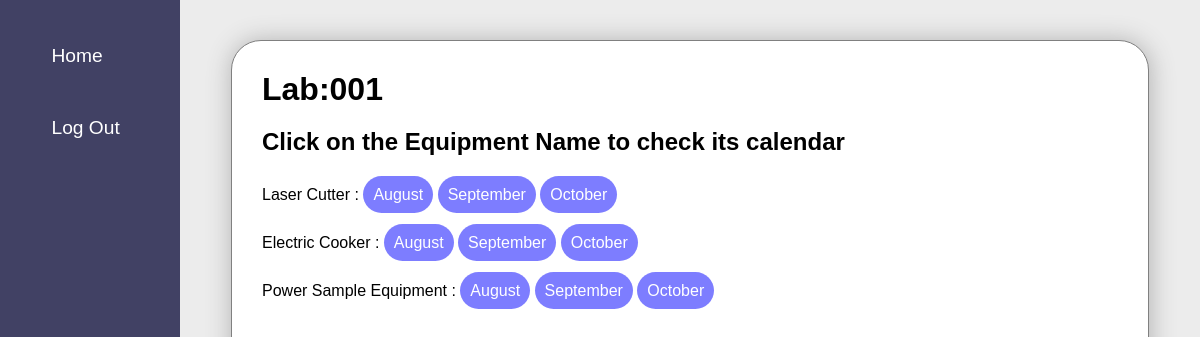
The app's page /c_list/ (signed in), older data.
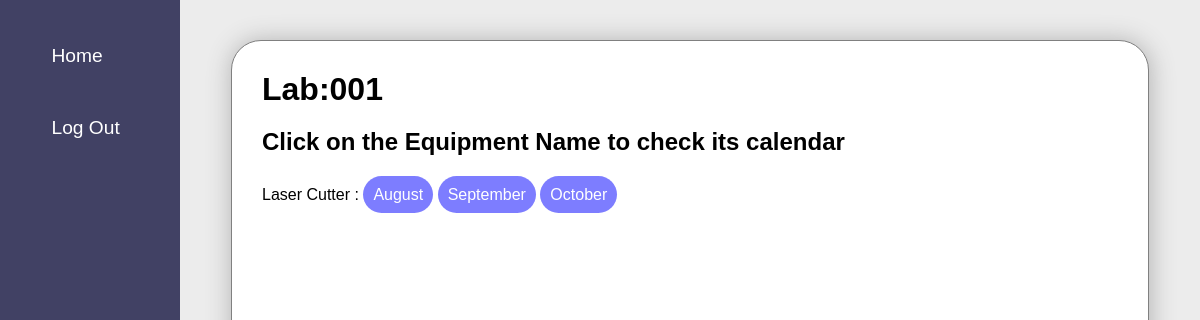
The same page, newer data.
### equ/models.py (models this page shows, shortened)
class Equipment(models.Model):
    CONDITION_CHOICES = [
        ('Excellent', 'Excellent'),
        ('Good', 'Good'),
        ('Poor', 'Poor'),
        ('Bad', 'Bad'),
    ]
    name = models.CharField(max_length=100)
    lab = models.ForeignKey('Lab', on_delete=models.CASCADE, related_name='equipments')
    condition = models.CharField(max_length=20, choices=CONDITION_CHOICES, default='Good')

### equ/views.py (the view)
# urls.py: path('c_list/',views.c_list,name="c_list"),
@login_required
def c_list(request):
    if request.user.groups.filter(name='admin').exists():
        lab = Lab.objects.get(lab_admin=request.user)
    elif request.user.groups.filter(name='labuser').exists():
        lab = request.user.profile.lab
    equipment_of_lab = Equipment.objects.filter(lab=lab)
    current_date = datetime.today()
    months_names = []
    current_month_name = current_date.strftime("%B")
    months_names.append(current_month_name)
    for i in range(1, 3):
        next_month = current_date.replace(month=current_date.month + i)
        next_month_name = next_month.strftime("%B")
        months_names.append(next_month_name)
    context = {'my_lab': lab, 'equipments':equipment_of_lab,'months':months_names}
    return render(request, 'equ/c_list.html', context)

### equ/templates/equ/c_list.html
{% extends "equ/c_base.html" %}
{% block content %}
<div class="al">
  <div class="all_lists">
    <h1> Lab:{{ my_lab.name }}</h1>
  <h2> Click on the Equipment Name to check its calendar</h2>
      <ul>
          {% for equipment in equipments %}
          <li>{{ equipment.name }} : <a href="{% url 'c_m1' equipment.pk %}">{{ months.0 }}</a>
            <a href="{% url 'c_m2' equipment.pk %}">{{ months.1 }}</a>
            <a href="{% url 'c_m3' equipment.pk %}">{{ months.2 }}</a> </li>
          {% endfor %}
      </ul>
  </div>
</div>
{% endblock content %}

Row changes from the older to the newer data that the page shows:
removed Equipment: name "Electric Cooker", months "August", months "September", months "October"
removed Equipment: name "Power Sample Equipment", months "August", months "September", months "October"
